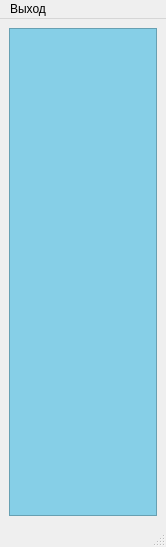
<?xml version="1.0" encoding="UTF-8"?>
<ui version="4.0">
 <class>Classes</class>
 <widget class="QMainWindow" name="Classes">
  <property name="geometry">
   <rect>
    <x>0</x>
    <y>0</y>
    <width>166</width>
    <height>547</height>
   </rect>
  </property>
  <property name="maximumSize">
   <size>
    <width>166</width>
    <height>16777215</height>
   </size>
  </property>
  <property name="windowTitle">
   <string>Список аудиторий, не занятых группой</string>
  </property>
  <widget class="QWidget" name="centralwidget">
   <layout class="QVBoxLayout" name="verticalLayout">
    <item>
     <widget class="QScrollArea" name="scrollArea">
      <property name="styleSheet">
       <string notr="true">background-color: rgb(134, 207, 231);</string>
      </property>
      <property name="widgetResizable">
       <bool>true</bool>
      </property>
      <widget class="QWidget" name="scrollAreaWidgetContents_2">
       <property name="geometry">
        <rect>
         <x>0</x>
         <y>0</y>
         <width>358</width>
         <height>456</height>
        </rect>
       </property>
       <layout class="QGridLayout" name="gridLayout_2">
        <item row="0" column="0">
         <widget class="QLabel" name="Auditories">
          <property name="font">
           <font>
            <family>Times New Roman</family>
            <pointsize>14</pointsize>
           </font>
          </property>
          <property name="text">
           <string/>
          </property>
          <property name="pixmap">
           <pixmap>../Pictures/Menu/86cfe7.png</pixmap>
          </property>
          <property name="scaledContents">
           <bool>true</bool>
          </property>
         </widget>
        </item>
       </layout>
      </widget>
     </widget>
    </item>
   </layout>
  </widget>
  <widget class="QMenuBar" name="menubar">
   <property name="geometry">
    <rect>
     <x>0</x>
     <y>0</y>
     <width>166</width>
     <height>25</height>
    </rect>
   </property>
   <widget class="QMenu" name="menu">
    <property name="title">
     <string>Выход</string>
    </property>
    <addaction name="action"/>
    <addaction name="action_2"/>
   </widget>
   <addaction name="menu"/>
  </widget>
  <widget class="QStatusBar" name="statusbar"/>
  <action name="action">
   <property name="text">
    <string>Вернуться</string>
   </property>
  </action>
  <action name="action_2">
   <property name="text">
    <string>Выйти</string>
   </property>
  </action>
 </widget>
 <resources/>
 <connections/>
</ui>
